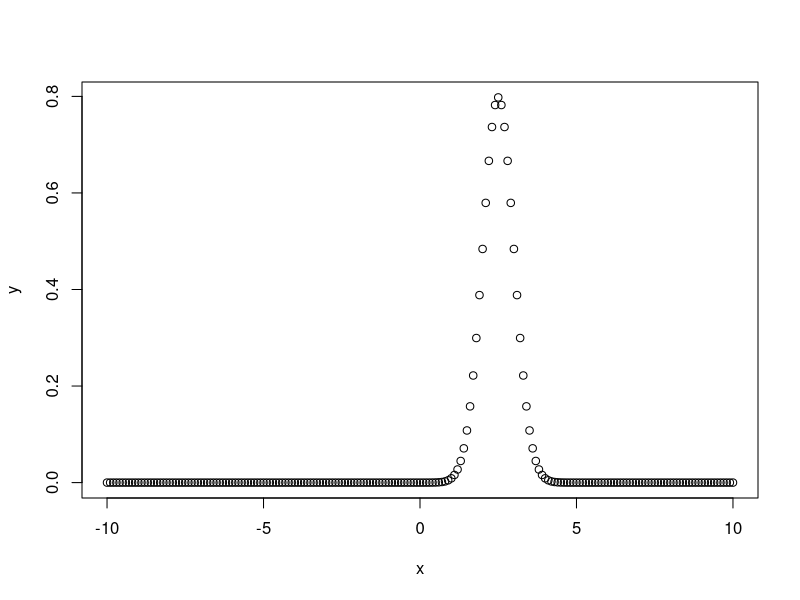
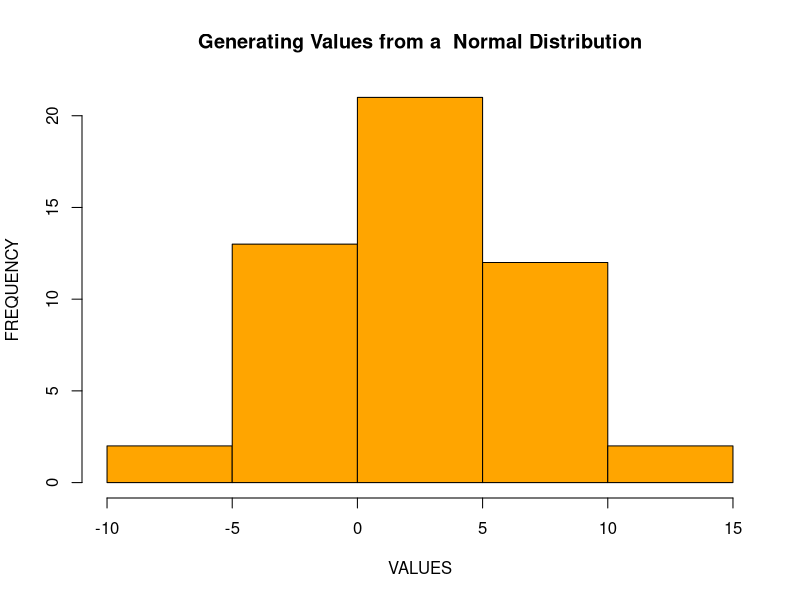

Write the R code that produced these figures, in order.
## ---- chunk 1

dbinom(x = 3, size = 5, prob = 0.7)

## ---- chunk 2

choose(n = 5, k = 3)*(0.7^3)*(0.3^2)

## ---- chunk 3

pbinom(q = 4, size = 5, prob = 0.7)

## ---- chunk 4

dbinom(x = 0, size = 5, prob = 0.7) +
dbinom(x = 1, size = 5, prob = 0.7) + 
dbinom(x = 2, size = 5, prob = 0.7) + 
dbinom(x = 3, size = 5, prob = 0.7) + 
dbinom(x = 4, size = 5, prob = 0.7)

## ---- chunk 5

dgeom(x = 6, prob = 0.55)

## ---- chunk 6

pgeom(q = 5, prob = 0.55)

## ---- chunk 7

x <- seq(-10, 10, by = .1)


y <- dnorm(x, mean = 2.5, sd = 0.5)


plot(x,y)

## ---- chunk 8

pnorm(q = 3, mean = 2, sd = 5)

## ---- chunk 9

pnorm(q = 3, mean = 2, sd = 5) - pnorm(q = 1.5, mean = 2, sd = 5)

## ---- chunk 10

qnorm(p = 0.6, mean = 2, sd = 5)

## ---- chunk 11

qnorm(p = 0.6, mean = 2, sd = 5)

pnorm(q = 3.266736, mean = 2, sd = 5)

## ---- chunk 12

x <- rnorm(n = 50, mean = 2, sd = 5)

hist(x,
     
     xlab = "VALUES",
     
     ylab = "FREQUENCY",
     
     main = "Generating Values from a  Normal Distribution",
     
     col = "orange",
     
     border = "black")

## ---- chunk 13

rnorm(n = 10, mean = 3, sd = 4)

## ---- chunk 14

rnorm(n = 10, mean = 3, sd = 4)

## ---- chunk 15

rnorm(n = 10, mean = 3, sd = 4)

## ---- chunk 16

set.seed(1)    # Initialize generator to known state

rnorm(n = 10, mean = 3, sd = 4)   # Generate ten random numbers

set.seed(1)    # Reinitialize to the same known state

rnorm(n = 10, mean = 3, sd = 4)   # Generate the same ten "random" numbers

## ---- chunk 17

x <- 1:20

sample(x, 6)

## ---- chunk 18

x <- 1:20

sample(x, 6, replace = TRUE)

## ---- chunk 19

sample(c("H", "T"), 15, replace = TRUE)

## ---- chunk 20

sample(c("H", "T"), 20, replace = TRUE, prob = c(0.8, 0.2))

## ---- chunk 21

x <- 1:10

print(x)

sample(x)             # permutation 1

sample(x)             # permutation 2

